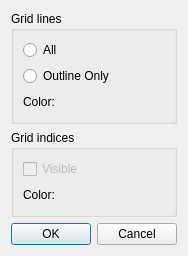
<?xml version="1.0" encoding="UTF-8"?>
<ui version="4.0">
 <class>GridShapeEditDialog</class>
 <widget class="QDialog" name="GridShapeEditDialog">
  <property name="geometry">
   <rect>
    <x>0</x>
    <y>0</y>
    <width>188</width>
    <height>233</height>
   </rect>
  </property>
  <property name="sizePolicy">
   <sizepolicy hsizetype="Maximum" vsizetype="Maximum">
    <horstretch>0</horstretch>
    <verstretch>0</verstretch>
   </sizepolicy>
  </property>
  <property name="windowTitle">
   <string>Grid Shape Display Setting</string>
  </property>
  <property name="sizeGripEnabled">
   <bool>false</bool>
  </property>
  <layout class="QVBoxLayout" name="verticalLayout_4">
   <item>
    <widget class="QGroupBox" name="linesGroupBox">
     <property name="title">
      <string>Grid lines</string>
     </property>
     <layout class="QVBoxLayout" name="verticalLayout">
      <item>
       <widget class="QRadioButton" name="allRadioButton">
        <property name="text">
         <string>All</string>
        </property>
       </widget>
      </item>
      <item>
       <widget class="QRadioButton" name="outlineRadioButton">
        <property name="text">
         <string>Outline Only</string>
        </property>
       </widget>
      </item>
      <item>
       <layout class="QHBoxLayout" name="horizontalLayout">
        <item>
         <widget class="QLabel" name="gridColorLabel">
          <property name="text">
           <string>Color:</string>
          </property>
         </widget>
        </item>
        <item>
         <widget class="ColorEditWidget" name="gridColorEditWidget">
          <property name="baseSize">
           <size>
            <width>100</width>
            <height>50</height>
           </size>
          </property>
         </widget>
        </item>
        <item>
         <spacer name="horizontalSpacer">
          <property name="orientation">
           <enum>Qt::Horizontal</enum>
          </property>
          <property name="sizeHint" stdset="0">
           <size>
            <width>40</width>
            <height>20</height>
           </size>
          </property>
         </spacer>
        </item>
       </layout>
      </item>
     </layout>
    </widget>
   </item>
   <item>
    <widget class="QGroupBox" name="indicesGroupBox">
     <property name="title">
      <string>Grid indices</string>
     </property>
     <layout class="QVBoxLayout" name="verticalLayout_2">
      <item>
       <widget class="QCheckBox" name="indexVisibleCheckBox">
        <property name="enabled">
         <bool>false</bool>
        </property>
        <property name="text">
         <string>Visible</string>
        </property>
       </widget>
      </item>
      <item>
       <layout class="QHBoxLayout" name="horizontalLayout_2">
        <item>
         <widget class="QLabel" name="indexColorLabel">
          <property name="text">
           <string>Color:</string>
          </property>
         </widget>
        </item>
        <item>
         <widget class="ColorEditWidget" name="indexColorEditWidget">
          <property name="enabled">
           <bool>false</bool>
          </property>
          <property name="baseSize">
           <size>
            <width>100</width>
            <height>50</height>
           </size>
          </property>
         </widget>
        </item>
        <item>
         <spacer name="horizontalSpacer_2">
          <property name="orientation">
           <enum>Qt::Horizontal</enum>
          </property>
          <property name="sizeHint" stdset="0">
           <size>
            <width>40</width>
            <height>20</height>
           </size>
          </property>
         </spacer>
        </item>
       </layout>
      </item>
     </layout>
    </widget>
   </item>
   <item>
    <spacer name="verticalSpacer">
     <property name="orientation">
      <enum>Qt::Vertical</enum>
     </property>
     <property name="sizeHint" stdset="0">
      <size>
       <width>20</width>
       <height>17</height>
      </size>
     </property>
    </spacer>
   </item>
   <item>
    <widget class="QDialogButtonBox" name="buttonBox">
     <property name="orientation">
      <enum>Qt::Horizontal</enum>
     </property>
     <property name="standardButtons">
      <set>QDialogButtonBox::Cancel|QDialogButtonBox::Ok</set>
     </property>
    </widget>
   </item>
  </layout>
 </widget>
 <customwidgets>
  <customwidget>
   <class>ColorEditWidget</class>
   <extends>QLabel</extends>
   <header>guibase/widget/coloreditwidget.h</header>
   <container>1</container>
  </customwidget>
 </customwidgets>
 <resources/>
 <connections>
  <connection>
   <sender>buttonBox</sender>
   <signal>accepted()</signal>
   <receiver>GridShapeEditDialog</receiver>
   <slot>accept()</slot>
   <hints>
    <hint type="sourcelabel">
     <x>179</x>
     <y>305</y>
    </hint>
    <hint type="destinationlabel">
     <x>157</x>
     <y>232</y>
    </hint>
   </hints>
  </connection>
  <connection>
   <sender>buttonBox</sender>
   <signal>rejected()</signal>
   <receiver>GridShapeEditDialog</receiver>
   <slot>reject()</slot>
   <hints>
    <hint type="sourcelabel">
     <x>179</x>
     <y>305</y>
    </hint>
    <hint type="destinationlabel">
     <x>180</x>
     <y>232</y>
    </hint>
   </hints>
  </connection>
  <connection>
   <sender>indexVisibleCheckBox</sender>
   <signal>toggled(bool)</signal>
   <receiver>indexColorEditWidget</receiver>
   <slot>setEnabled(bool)</slot>
   <hints>
    <hint type="sourcelabel">
     <x>46</x>
     <y>146</y>
    </hint>
    <hint type="destinationlabel">
     <x>59</x>
     <y>177</y>
    </hint>
   </hints>
  </connection>
  <connection>
   <sender>allRadioButton</sender>
   <signal>toggled(bool)</signal>
   <receiver>indexVisibleCheckBox</receiver>
   <slot>setEnabled(bool)</slot>
   <hints>
    <hint type="sourcelabel">
     <x>38</x>
     <y>41</y>
    </hint>
    <hint type="destinationlabel">
     <x>43</x>
     <y>147</y>
    </hint>
   </hints>
  </connection>
 </connections>
</ui>
